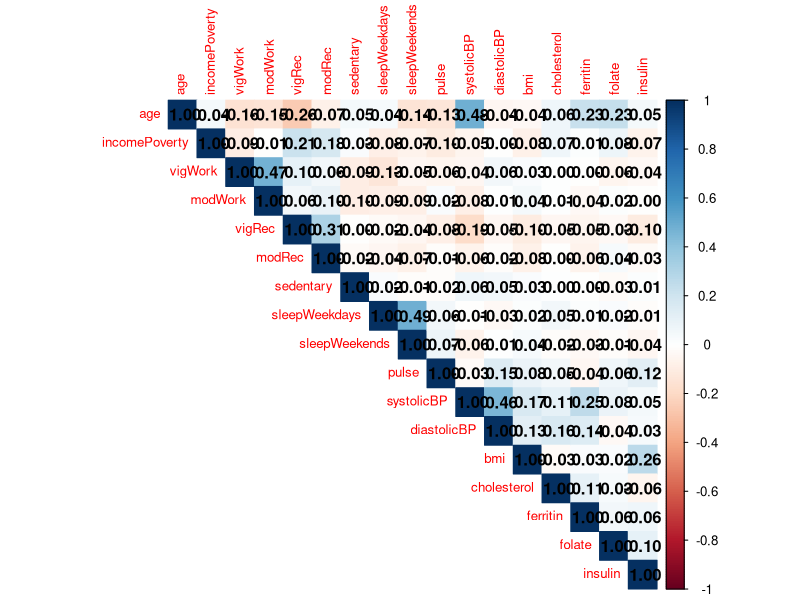

R code for this plot: (Note: this script raises an error after producing the figure.)
library(tidyverse)
library(corrplot)
library(dplyr)
library(tidyr)
library(ggplot2)

df <- read_tsv("regression_variables.txt")   

# ========== Step 1 ===========
# Numeric continuous variables only
num_vars <- df[, sapply(df, function(x) {
  is.numeric(x) && length(unique(na.omit(x))) > 2
})]
# remove specific variables
num_vars <- num_vars[, !(names(num_vars) %in% c("id"))]

# Categorical variables
cat_vars <- df[, sapply(df, function(x) {
  is.factor(x) || is.character(x) || length(unique(na.omit(x))) <= 2
})]

# ========== Summary ==========
# Overall sample size
nrow(df)

# Sample size by hypertension status
table(df$highBP)

# Percent by hypertension status
round(prop.table(table(df$highBP)) * 100, 1)

# --- Make sure highBP is treated as categorical ---
df$highBP <- factor(df$highBP, levels = c(0, 1), labels = c("No highBP", "HighBP"))
# Numeric summary statistics by highBP
numeric_summary_long <- df %>%
  group_by(highBP) %>%
  summarise(across(
    all_of(names(num_vars)),
    list(
      mean = ~mean(.x, na.rm = TRUE),
      sd = ~sd(.x, na.rm = TRUE),
      median = ~median(.x, na.rm = TRUE),
      min = ~min(.x, na.rm = TRUE),
      max = ~max(.x, na.rm = TRUE)
    ),
    .names = "{.col}_{.fn}"
  )) %>%
  pivot_longer(
    cols = -highBP,
    names_to = c("variable", "statistic"),
    names_pattern = "(.+)_(mean|sd|median|min|max)",
    values_to = "value"
  ) %>%
  pivot_wider(
    names_from = statistic,
    values_from = value
  )

write.csv(numeric_summary_long,
          "numeric_summary_by_highBP.csv",
          row.names = FALSE)

# --- Categorical summary statistics by highBP --- 
# Remove outcome from categorical predictors 
cat_vars_summary <- cat_vars[, !(names(cat_vars) %in% c("highBP"))]

cat_summary <- data.frame()

for (v in names(cat_vars_summary)) {
  
  tab <- table(df[[v]], df$highBP, useNA = "ifany")
  percent <- prop.table(tab, margin = 2) * 100
  
  temp <- as.data.frame(tab)
  names(temp) <- c("level", "highBP", "count")
  
  temp$percent <- as.vector(percent)
  temp$variable <- v
  
  cat_summary <- rbind(cat_summary, temp)
}

cat_summary <- cat_summary %>%
  select(variable, level, highBP, count, percent) %>%
  arrange(variable, level, highBP)

cat_summary_clean <- cat_summary %>%
  filter(level == 1) %>%
  mutate(
    count_percent = paste0(count, " (", round(percent, 1), "%)")
  ) %>%
  select(variable, highBP, count_percent) %>%
  pivot_wider(
    names_from = highBP,
    values_from = count_percent
  )

# ==== numeric vs numeric Correlation matrix ==== 
cor_matrix <- cor(num_vars, use = "complete.obs")


corrplot(cor_matrix,
         method = "color",
         type = "upper",
         tl.cex = 0.8,
         addCoef.col = "black")

# ==== categorical vs categorical ==== 
cat_names <- names(cat_vars)

chi_results <- list()

for (i in 1:(length(cat_names)-1)) {
  for (j in (i+1):length(cat_names)) {
    var1 <- cat_names[i]
    var2 <- cat_names[j]
    
    test <- chisq.test(df[[var1]], df[[var2]])
    
    chi_results[[paste(var1, var2, sep = "_")]] <- test$p.value
  }
}

# Convert to table
chi_pvalues <- data.frame(
  pair = names(chi_results),
  p_value = unlist(chi_results)
)

# Show significant ones
subset(chi_pvalues, p_value < 0.05)

# Filter meaningful pairs
subset(chi_pvalues,
       p_value < 0.05 &
         grepl("highBP", pair))

chi_top <- chi_pvalues %>%
  filter(p_value < 0.05) %>%
  mutate(log_p = -log10(p_value)) %>%
  arrange(desc(log_p)) %>%
  slice_head(n = 20)

ggplot(chi_top, aes(x = reorder(pair, log_p), y = log_p)) +
  geom_col() +
  coord_flip() +
  labs(
    title = "Top Categorical-Categorical Associations",
    x = "Variable Pair",
    y = "-log10(p-value)"
  ) +
  theme_minimal()

# ==== numeric vs categorical t-test ==== 
num_names <- names(num_vars)
cat_names <- names(cat_vars)

results <- data.frame()

for (num in num_names) {
  for (cat in cat_names) {
    
    # only do test if categorical has 2 levels
    if (length(unique(df[[cat]])) == 2) {
      test <- t.test(df[[num]] ~ df[[cat]])
      
      results <- rbind(results, data.frame(
        numeric = num,
        categorical = cat,
        p_value = test$p.value
      ))
    }
  }
}

# Show important ones
subset(results, p_value < 0.05)


# only look at our Y-related
highBP_num_results <- subset(results, categorical == "highBP")
# including p_value > 0.05
highBP_num_results[order(highBP_num_results$p_value), ]

t_top <- results %>%
  filter(p_value < 0.05) %>%
  mutate(log_p = -log10(p_value)) %>%
  arrange(desc(log_p)) %>%
  slice_head(n = 20)

ggplot(t_top, aes(x = reorder(paste(numeric, categorical, sep = " vs "), log_p),
                  y = log_p)) +
  geom_col() +
  coord_flip() +
  labs(
    title = "Top Numeric-Categorical Associations",
    x = "Variable Pair",
    y = "-log10(p-value)"
  ) +
  theme_minimal()
